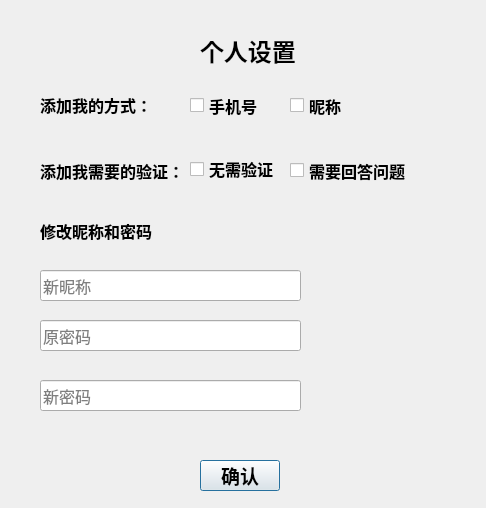
<?xml version="1.0" encoding="UTF-8"?>
<ui version="4.0">
 <class>Settings</class>
 <widget class="QDialog" name="Settings">
  <property name="geometry">
   <rect>
    <x>0</x>
    <y>0</y>
    <width>486</width>
    <height>508</height>
   </rect>
  </property>
  <property name="windowTitle">
   <string>Dialog</string>
  </property>
  <widget class="QCheckBox" name="number_permit">
   <property name="geometry">
    <rect>
     <x>190</x>
     <y>90</y>
     <width>81</width>
     <height>31</height>
    </rect>
   </property>
   <property name="font">
    <font>
     <family>Agency FB</family>
     <pointsize>12</pointsize>
     <weight>75</weight>
     <bold>true</bold>
    </font>
   </property>
   <property name="text">
    <string>手机号</string>
   </property>
   <property name="checkable">
    <bool>true</bool>
   </property>
   <property name="checked">
    <bool>false</bool>
   </property>
  </widget>
  <widget class="QCheckBox" name="name_permit">
   <property name="geometry">
    <rect>
     <x>290</x>
     <y>90</y>
     <width>71</width>
     <height>31</height>
    </rect>
   </property>
   <property name="font">
    <font>
     <family>Agency FB</family>
     <pointsize>12</pointsize>
     <weight>75</weight>
     <bold>true</bold>
    </font>
   </property>
   <property name="text">
    <string>昵称</string>
   </property>
   <property name="checkable">
    <bool>true</bool>
   </property>
   <property name="checked">
    <bool>false</bool>
   </property>
   <property name="tristate">
    <bool>false</bool>
   </property>
  </widget>
  <widget class="QLabel" name="SettingTitle">
   <property name="geometry">
    <rect>
     <x>200</x>
     <y>20</y>
     <width>101</width>
     <height>61</height>
    </rect>
   </property>
   <property name="font">
    <font>
     <family>Arial</family>
     <pointsize>18</pointsize>
     <weight>75</weight>
     <bold>true</bold>
    </font>
   </property>
   <property name="text">
    <string>个人设置</string>
   </property>
  </widget>
  <widget class="QLabel" name="label">
   <property name="geometry">
    <rect>
     <x>0</x>
     <y>-50</y>
     <width>501</width>
     <height>561</height>
    </rect>
   </property>
   <property name="text">
    <string/>
   </property>
   <property name="pixmap">
    <pixmap resource="back.qrc">:/back/backg2.jpg</pixmap>
   </property>
  </widget>
  <widget class="QLabel" name="label_2">
   <property name="geometry">
    <rect>
     <x>40</x>
     <y>90</y>
     <width>111</width>
     <height>31</height>
    </rect>
   </property>
   <property name="font">
    <font>
     <family>Agency FB</family>
     <pointsize>12</pointsize>
     <weight>75</weight>
     <bold>true</bold>
    </font>
   </property>
   <property name="text">
    <string>&lt;html&gt;&lt;head/&gt;&lt;body&gt;&lt;p&gt;添加我的方式：&lt;/p&gt;&lt;/body&gt;&lt;/html&gt;</string>
   </property>
  </widget>
  <widget class="QPushButton" name="confirm">
   <property name="geometry">
    <rect>
     <x>200</x>
     <y>460</y>
     <width>80</width>
     <height>31</height>
    </rect>
   </property>
   <property name="font">
    <font>
     <family>Agency FB</family>
     <pointsize>14</pointsize>
     <weight>75</weight>
     <bold>true</bold>
    </font>
   </property>
   <property name="text">
    <string>确认</string>
   </property>
  </widget>
  <widget class="QLabel" name="label_4">
   <property name="geometry">
    <rect>
     <x>40</x>
     <y>160</y>
     <width>151</width>
     <height>21</height>
    </rect>
   </property>
   <property name="font">
    <font>
     <family>Agency FB</family>
     <pointsize>12</pointsize>
     <weight>75</weight>
     <bold>true</bold>
    </font>
   </property>
   <property name="text">
    <string>添加我需要的验证：</string>
   </property>
  </widget>
  <widget class="QCheckBox" name="no_certi">
   <property name="geometry">
    <rect>
     <x>190</x>
     <y>160</y>
     <width>121</width>
     <height>18</height>
    </rect>
   </property>
   <property name="font">
    <font>
     <family>Agency FB</family>
     <pointsize>12</pointsize>
     <weight>75</weight>
     <bold>true</bold>
    </font>
   </property>
   <property name="text">
    <string>无需验证</string>
   </property>
   <property name="checked">
    <bool>false</bool>
   </property>
   <property name="autoExclusive">
    <bool>true</bool>
   </property>
  </widget>
  <widget class="QCheckBox" name="question">
   <property name="geometry">
    <rect>
     <x>290</x>
     <y>160</y>
     <width>131</width>
     <height>21</height>
    </rect>
   </property>
   <property name="font">
    <font>
     <family>Agency FB</family>
     <pointsize>12</pointsize>
     <weight>75</weight>
     <bold>true</bold>
    </font>
   </property>
   <property name="text">
    <string>需要回答问题</string>
   </property>
   <property name="checked">
    <bool>false</bool>
   </property>
   <property name="autoExclusive">
    <bool>true</bool>
   </property>
  </widget>
  <widget class="QLabel" name="label_5">
   <property name="geometry">
    <rect>
     <x>40</x>
     <y>220</y>
     <width>131</width>
     <height>21</height>
    </rect>
   </property>
   <property name="font">
    <font>
     <family>Arial</family>
     <pointsize>12</pointsize>
     <weight>75</weight>
     <bold>true</bold>
    </font>
   </property>
   <property name="text">
    <string>修改昵称和密码</string>
   </property>
  </widget>
  <widget class="QLineEdit" name="newName">
   <property name="geometry">
    <rect>
     <x>40</x>
     <y>270</y>
     <width>261</width>
     <height>31</height>
    </rect>
   </property>
   <property name="font">
    <font>
     <family>Arial</family>
     <pointsize>12</pointsize>
    </font>
   </property>
   <property name="inputMask">
    <string/>
   </property>
   <property name="text">
    <string/>
   </property>
   <property name="placeholderText">
    <string>新昵称</string>
   </property>
  </widget>
  <widget class="QLineEdit" name="originPsw">
   <property name="geometry">
    <rect>
     <x>40</x>
     <y>320</y>
     <width>261</width>
     <height>31</height>
    </rect>
   </property>
   <property name="font">
    <font>
     <family>Arial</family>
     <pointsize>12</pointsize>
    </font>
   </property>
   <property name="inputMask">
    <string/>
   </property>
   <property name="placeholderText">
    <string>原密码</string>
   </property>
  </widget>
  <widget class="QLineEdit" name="newPsw">
   <property name="geometry">
    <rect>
     <x>40</x>
     <y>380</y>
     <width>261</width>
     <height>31</height>
    </rect>
   </property>
   <property name="font">
    <font>
     <family>Arial</family>
     <pointsize>12</pointsize>
    </font>
   </property>
   <property name="inputMask">
    <string/>
   </property>
   <property name="placeholderText">
    <string>新密码</string>
   </property>
  </widget>
  <zorder>label</zorder>
  <zorder>number_permit</zorder>
  <zorder>name_permit</zorder>
  <zorder>SettingTitle</zorder>
  <zorder>label_2</zorder>
  <zorder>confirm</zorder>
  <zorder>label_4</zorder>
  <zorder>no_certi</zorder>
  <zorder>question</zorder>
  <zorder>label_5</zorder>
  <zorder>newName</zorder>
  <zorder>originPsw</zorder>
  <zorder>newPsw</zorder>
 </widget>
 <resources>
  <include location="back.qrc"/>
 </resources>
 <connections/>
</ui>
